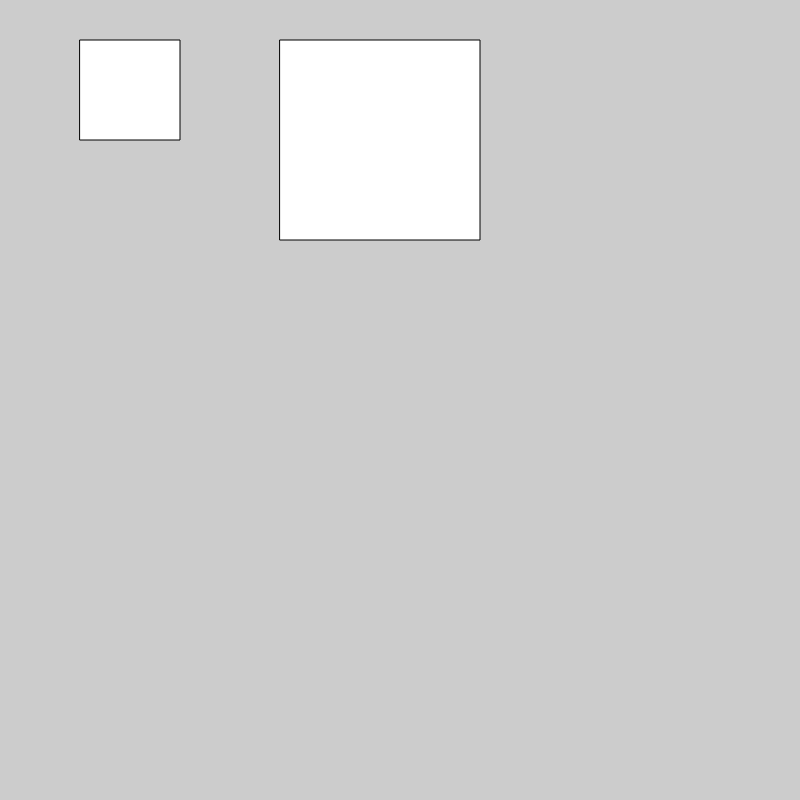
Frame 1 (no input)
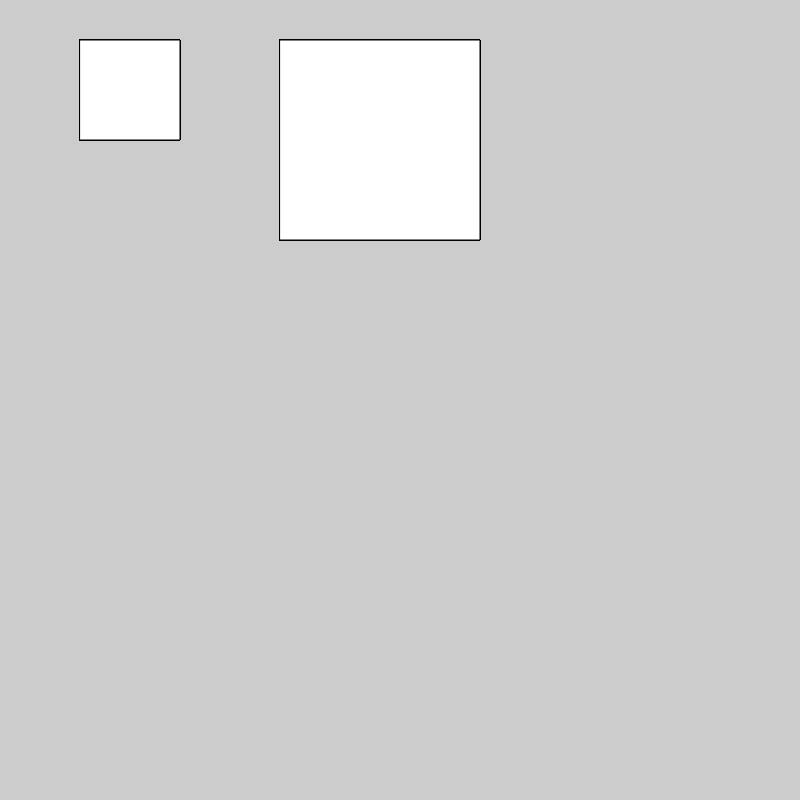
Frame 60 (no input)
Frame 120 (the mouse pressed at the canvas centre since frame 60): identical to frame 60, image omitted

The p5.js sketch that drew these frames (run headless with seeded random() and noise() and a simulated clock; from frame 60 on, the mouse is pressed at the canvas centre):

// p5.js sketch
// ── sketch.js
var x = 80;
var y = 40;
var d = 200;
var s = 100;

function setup() {
  // put setup code here
  createCanvas (800, 800);
  background (204);

}

function draw() {
  rect (x, y, s, s);
  rect (x + d, y, 2*s, 2*s);
}
